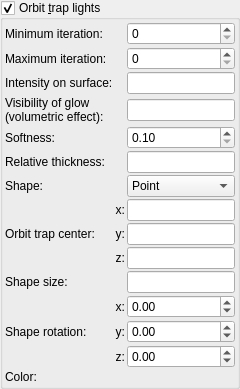
            <widget class="MyGroupBox" name="groupCheck_fake_lights_enabled">
             <property name="toolTip">
              <string>&lt;html&gt;&lt;head/&gt;&lt;body&gt;&lt;p&gt;Simulates a large amount of lights and is relatively fast to render.&lt;/p&gt;&lt;p&gt;An orbit trap is a point, a 2D, or 3D shape defined in 3D space. The brightness of the point is dependent on how close the point's orbit gets to the orbit trap shape during the chosen iterations.&lt;/p&gt;&lt;p&gt;This effect is difficult to setup and often you need to try many different orbit trap settings.&lt;/p&gt;&lt;p&gt;These light sources illuminate the fractal surface, but do not cast shadows.&lt;/p&gt;&lt;p&gt;Example:&lt;/p&gt;&lt;p&gt;&lt;img src=&quot;:/tooltips/tooltips_images/image - shader - orbit trap lights.jpg&quot;/&gt;&lt;/p&gt;&lt;/body&gt;&lt;/html&gt;</string>
             </property>
             <property name="title">
              <string>Orbit &amp;trap lights</string>
             </property>
             <property name="checkable">
              <bool>true</bool>
             </property>
             <layout class="QVBoxLayout" name="verticalLayout_39">
              <property name="spacing">
               <number>2</number>
              </property>
              <property name="leftMargin">
               <number>2</number>
              </property>
              <property name="topMargin">
               <number>2</number>
              </property>
              <property name="rightMargin">
               <number>2</number>
              </property>
              <property name="bottomMargin">
               <number>2</number>
              </property>
              <item>
               <layout class="QGridLayout" name="gridLayout_17" columnstretch="0,0,0">
                <property name="spacing">
                 <number>2</number>
                </property>
                <item row="7" column="0" rowspan="3">
                 <widget class="QLabel" name="label_95">
                  <property name="text">
                   <string>Orbit trap center:</string>
                  </property>
                 </widget>
                </item>
                <item row="0" column="2">
                 <widget class="MySpinBox" name="spinboxInt_fake_lights_min_iter">
                  <property name="sizePolicy">
                   <sizepolicy hsizetype="Minimum" vsizetype="Maximum">
                    <horstretch>0</horstretch>
                    <verstretch>0</verstretch>
                   </sizepolicy>
                  </property>
                  <property name="toolTip">
                   <string>&lt;html&gt;&lt;head/&gt;&lt;body&gt;&lt;p&gt;First iteration taken for orbit trap calculation&lt;/p&gt;&lt;/body&gt;&lt;/html&gt;</string>
                  </property>
                  <property name="maximum">
                   <number>500</number>
                  </property>
                 </widget>
                </item>
                <item row="4" column="0">
                 <widget class="QLabel" name="label_94">
                  <property name="text">
                   <string>Softness:</string>
                  </property>
                 </widget>
                </item>
                <item row="1" column="2">
                 <widget class="MySpinBox" name="spinboxInt_fake_lights_max_iter">
                  <property name="sizePolicy">
                   <sizepolicy hsizetype="Minimum" vsizetype="Maximum">
                    <horstretch>0</horstretch>
                    <verstretch>0</verstretch>
                   </sizepolicy>
                  </property>
                  <property name="toolTip">
                   <string>&lt;html&gt;&lt;head/&gt;&lt;body&gt;&lt;p&gt;Last iteration taken for orbit trap calculation&lt;/p&gt;&lt;/body&gt;&lt;/html&gt;</string>
                  </property>
                  <property name="maximum">
                   <number>500</number>
                  </property>
                 </widget>
                </item>
                <item row="2" column="2">
                 <widget class="MyLineEdit" name="logedit_fake_lights_intensity">
                  <property name="toolTip">
                   <string>&lt;html&gt;&lt;head/&gt;&lt;body&gt;&lt;p&gt;Intensity of illumination of fractal surface&lt;/p&gt;&lt;/body&gt;&lt;/html&gt;</string>
                  </property>
                 </widget>
                </item>
                <item row="0" column="0">
                 <widget class="QLabel" name="label_60">
                  <property name="text">
                   <string>Minimum iteration:</string>
                  </property>
                 </widget>
                </item>
                <item row="2" column="0">
                 <widget class="QLabel" name="label_92">
                  <property name="text">
                   <string>Intensity on surface:</string>
                  </property>
                 </widget>
                </item>
                <item row="4" column="2">
                 <widget class="MyDoubleSpinBox" name="spinbox_fake_lights_visibility_size">
                  <property name="sizePolicy">
                   <sizepolicy hsizetype="Minimum" vsizetype="Maximum">
                    <horstretch>0</horstretch>
                    <verstretch>0</verstretch>
                   </sizepolicy>
                  </property>
                  <property name="toolTip">
                   <string>&lt;html&gt;&lt;head/&gt;&lt;body&gt;&lt;p&gt;Size of visible lights (scale is logarithmic)&lt;/p&gt;&lt;/body&gt;&lt;/html&gt;</string>
                  </property>
                  <property name="prefix">
                   <string/>
                  </property>
                  <property name="suffix">
                   <string/>
                  </property>
                  <property name="decimals">
                   <number>2</number>
                  </property>
                  <property name="minimum">
                   <double>0.100000000000000</double>
                  </property>
                  <property name="maximum">
                   <double>10.000000000000000</double>
                  </property>
                  <property name="singleStep">
                   <double>0.100000000000000</double>
                  </property>
                 </widget>
                </item>
                <item row="3" column="2">
                 <widget class="MyLineEdit" name="logedit_fake_lights_visibility">
                  <property name="toolTip">
                   <string>&lt;html&gt;&lt;head/&gt;&lt;body&gt;&lt;p&gt;Brightness of visible lights. It is volumetric effect.&lt;/p&gt;&lt;p&gt;Quality of this effect can by controled by &lt;span style=&quot; font-style:italic;&quot;&gt;Effects / Volumetric / Custom DE step multiplier for volumetric effects&lt;/span&gt;&lt;/p&gt;&lt;/body&gt;&lt;/html&gt;</string>
                  </property>
                 </widget>
                </item>
                <item row="8" column="1">
                 <widget class="QLabel" name="label_97">
                  <property name="sizePolicy">
                   <sizepolicy hsizetype="Maximum" vsizetype="Preferred">
                    <horstretch>0</horstretch>
                    <verstretch>0</verstretch>
                   </sizepolicy>
                  </property>
                  <property name="text">
                   <string>y:</string>
                  </property>
                  <property name="alignment">
                   <set>Qt::AlignRight|Qt::AlignTrailing|Qt::AlignVCenter</set>
                  </property>
                 </widget>
                </item>
                <item row="1" column="0">
                 <widget class="QLabel" name="label_91">
                  <property name="text">
                   <string>Maximum iteration:</string>
                  </property>
                 </widget>
                </item>
                <item row="3" column="0">
                 <widget class="QLabel" name="label_93">
                  <property name="text">
                   <string>Visibility of glow (volumetric effect):</string>
                  </property>
                  <property name="wordWrap">
                   <bool>true</bool>
                  </property>
                 </widget>
                </item>
                <item row="7" column="2">
                 <widget class="MyLineEdit" name="vect3_fake_lights_orbit_trap_x">
                  <property name="toolTip">
                   <string>&lt;html&gt;&lt;head/&gt;&lt;body&gt;&lt;p&gt;Position of orbit trap point&lt;/p&gt;&lt;/body&gt;&lt;/html&gt;</string>
                  </property>
                 </widget>
                </item>
                <item row="7" column="1">
                 <widget class="QLabel" name="label_96">
                  <property name="sizePolicy">
                   <sizepolicy hsizetype="Maximum" vsizetype="Preferred">
                    <horstretch>0</horstretch>
                    <verstretch>0</verstretch>
                   </sizepolicy>
                  </property>
                  <property name="text">
                   <string>x:</string>
                  </property>
                  <property name="alignment">
                   <set>Qt::AlignRight|Qt::AlignTrailing|Qt::AlignVCenter</set>
                  </property>
                 </widget>
                </item>
                <item row="8" column="2">
                 <widget class="MyLineEdit" name="vect3_fake_lights_orbit_trap_y">
                  <property name="toolTip">
                   <string>&lt;html&gt;&lt;head/&gt;&lt;body&gt;&lt;p&gt;Position of orbit trap point&lt;/p&gt;&lt;/body&gt;&lt;/html&gt;</string>
                  </property>
                 </widget>
                </item>
                <item row="9" column="1">
                 <widget class="QLabel" name="label_98">
                  <property name="sizePolicy">
                   <sizepolicy hsizetype="Maximum" vsizetype="Preferred">
                    <horstretch>0</horstretch>
                    <verstretch>0</verstretch>
                   </sizepolicy>
                  </property>
                  <property name="text">
                   <string>z:</string>
                  </property>
                  <property name="alignment">
                   <set>Qt::AlignRight|Qt::AlignTrailing|Qt::AlignVCenter</set>
                  </property>
                 </widget>
                </item>
                <item row="9" column="2">
                 <widget class="MyLineEdit" name="vect3_fake_lights_orbit_trap_z">
                  <property name="toolTip">
                   <string>&lt;html&gt;&lt;head/&gt;&lt;body&gt;&lt;p&gt;Position of orbit trap point&lt;/p&gt;&lt;/body&gt;&lt;/html&gt;</string>
                  </property>
                 </widget>
                </item>
                <item row="14" column="0">
                 <widget class="QLabel" name="label_45">
                  <property name="text">
                   <string>Color:</string>
                  </property>
                 </widget>
                </item>
                <item row="14" column="2">
                 <widget class="MyColorButton" name="colorButton_fake_lights_color" native="true">
                  <property name="toolTip">
                   <string>&lt;html&gt;&lt;head/&gt;&lt;body&gt;&lt;p&gt;Color of light source&lt;/p&gt;&lt;/body&gt;&lt;/html&gt;</string>
                  </property>
                  <property name="text" stdset="0">
                   <string>PushButton</string>
                  </property>
                 </widget>
                </item>
                <item row="6" column="0">
                 <widget class="QLabel" name="label_104">
                  <property name="text">
                   <string>Shape:</string>
                  </property>
                 </widget>
                </item>
                <item row="11" column="2">
                 <widget class="MyDoubleSpinBox" name="spinboxd3_fake_lights_orbit_rotation_x">
                  <property name="sizePolicy">
                   <sizepolicy hsizetype="Minimum" vsizetype="Maximum">
                    <horstretch>0</horstretch>
                    <verstretch>0</verstretch>
                   </sizepolicy>
                  </property>
                  <property name="prefix">
                   <string/>
                  </property>
                  <property name="suffix">
                   <string/>
                  </property>
                  <property name="decimals">
                   <number>2</number>
                  </property>
                  <property name="minimum">
                   <double>-36000.000000000000000</double>
                  </property>
                  <property name="maximum">
                   <double>36000.000000000000000</double>
                  </property>
                  <property name="singleStep">
                   <double>0.100000000000000</double>
                  </property>
                 </widget>
                </item>
                <item row="10" column="2">
                 <widget class="MyLineEdit" name="logedit_fake_lights_orbit_trap_size"/>
                </item>
                <item row="12" column="2">
                 <widget class="MyDoubleSpinBox" name="spinboxd3_fake_lights_orbit_rotation_y">
                  <property name="sizePolicy">
                   <sizepolicy hsizetype="Minimum" vsizetype="Maximum">
                    <horstretch>0</horstretch>
                    <verstretch>0</verstretch>
                   </sizepolicy>
                  </property>
                  <property name="prefix">
                   <string/>
                  </property>
                  <property name="suffix">
                   <string/>
                  </property>
                  <property name="decimals">
                   <number>2</number>
                  </property>
                  <property name="minimum">
                   <double>-36000.000000000000000</double>
                  </property>
                  <property name="maximum">
                   <double>36000.000000000000000</double>
                  </property>
                  <property name="singleStep">
                   <double>0.100000000000000</double>
                  </property>
                 </widget>
                </item>
                <item row="10" column="0">
                 <widget class="QLabel" name="label_105">
                  <property name="text">
                   <string>Shape size:</string>
                  </property>
                 </widget>
                </item>
                <item row="6" column="2">
                 <widget class="MyComboBox" name="comboBox_fake_lights_orbit_trap_shape">
                  <item>
                   <property name="text">
                    <string>Point</string>
                   </property>
                  </item>
                  <item>
                   <property name="text">
                    <string>Line</string>
                   </property>
                  </item>
                  <item>
                   <property name="text">
                    <string>Circle</string>
                   </property>
                  </item>
                  <item>
                   <property name="text">
                    <string>Square</string>
                   </property>
                  </item>
                  <item>
                   <property name="text">
                    <string>Sphere</string>
                   </property>
                  </item>
                  <item>
                   <property name="text">
                    <string>Cube</string>
                   </property>
                  </item>
                 </widget>
                </item>
                <item row="13" column="2">
                 <widget class="MyDoubleSpinBox" name="spinboxd3_fake_lights_orbit_rotation_z">
                  <property name="sizePolicy">
                   <sizepolicy hsizetype="Minimum" vsizetype="Maximum">
                    <horstretch>0</horstretch>
                    <verstretch>0</verstretch>
                   </sizepolicy>
                  </property>
                  <property name="prefix">
                   <string/>
                  </property>
                  <property name="suffix">
                   <string/>
                  </property>
                  <property name="decimals">
                   <number>2</number>
                  </property>
                  <property name="minimum">
                   <double>-36000.000000000000000</double>
                  </property>
                  <property name="maximum">
                   <double>36000.000000000000000</double>
                  </property>
                  <property name="singleStep">
                   <double>0.100000000000000</double>
                  </property>
                 </widget>
                </item>
                <item row="13" column="1">
                 <widget class="QLabel" name="label_108">
                  <property name="sizePolicy">
                   <sizepolicy hsizetype="Maximum" vsizetype="Preferred">
                    <horstretch>0</horstretch>
                    <verstretch>0</verstretch>
                   </sizepolicy>
                  </property>
                  <property name="text">
                   <string>z:</string>
                  </property>
                  <property name="alignment">
                   <set>Qt::AlignRight|Qt::AlignTrailing|Qt::AlignVCenter</set>
                  </property>
                 </widget>
                </item>
                <item row="12" column="1">
                 <widget class="QLabel" name="label_107">
                  <property name="sizePolicy">
                   <sizepolicy hsizetype="Maximum" vsizetype="Preferred">
                    <horstretch>0</horstretch>
                    <verstretch>0</verstretch>
                   </sizepolicy>
                  </property>
                  <property name="text">
                   <string>y:</string>
                  </property>
                  <property name="alignment">
                   <set>Qt::AlignRight|Qt::AlignTrailing|Qt::AlignVCenter</set>
                  </property>
                 </widget>
                </item>
                <item row="11" column="1">
                 <widget class="QLabel" name="label_106">
                  <property name="sizePolicy">
                   <sizepolicy hsizetype="Maximum" vsizetype="Preferred">
                    <horstretch>0</horstretch>
                    <verstretch>0</verstretch>
                   </sizepolicy>
                  </property>
                  <property name="text">
                   <string>x:</string>
                  </property>
                  <property name="alignment">
                   <set>Qt::AlignRight|Qt::AlignTrailing|Qt::AlignVCenter</set>
                  </property>
                 </widget>
                </item>
                <item row="11" column="0" rowspan="3">
                 <widget class="QLabel" name="label_102">
                  <property name="text">
                   <string>Shape rotation:</string>
                  </property>
                 </widget>
                </item>
                <item row="5" column="0">
                 <widget class="QLabel" name="label_109">
                  <property name="text">
                   <string>Relative thickness:</string>
                  </property>
                 </widget>
                </item>
                <item row="5" column="2">
                 <widget class="MyLineEdit" name="logedit_fake_lights_thickness">
                  <property name="toolTip">
                   <string>&lt;html&gt;&lt;head/&gt;&lt;body&gt;&lt;p&gt;Brightness of visible lights&lt;/p&gt;&lt;/body&gt;&lt;/html&gt;</string>
                  </property>
                 </widget>
                </item>
               </layout>
              </item>
             </layout>
            </widget>
